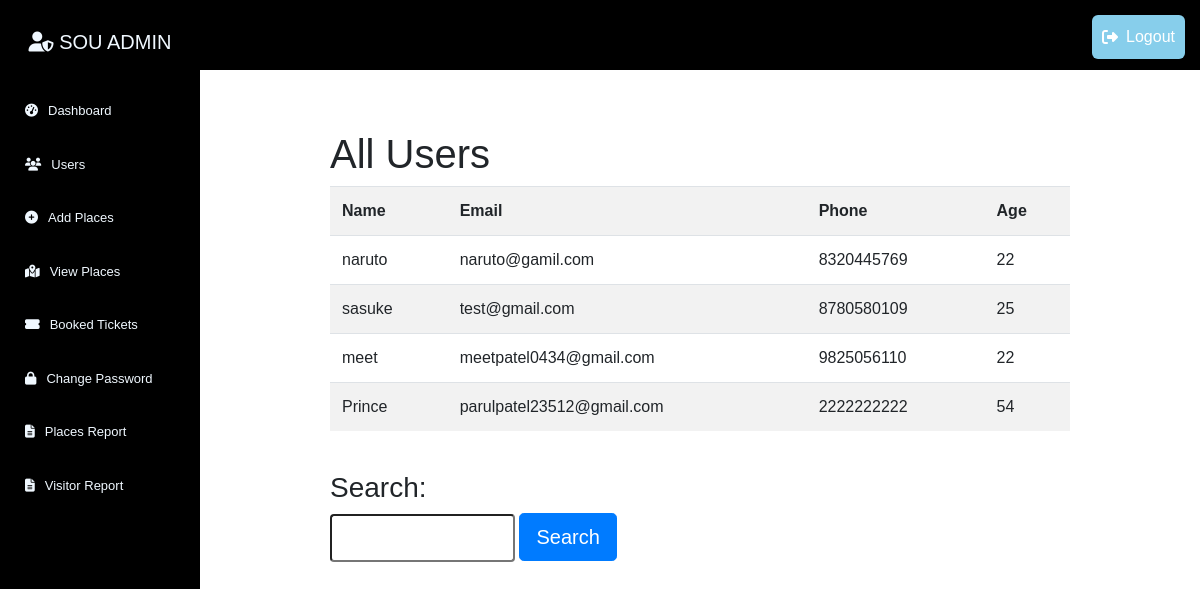
/users.php (signed in), run on the app's committed database.
### tables this page shows
CREATE TABLE IF NOT EXISTS `user` (
  `id` int NOT NULL AUTO_INCREMENT,
  `name` varchar(50) NOT NULL,
  `email` varchar(50) NOT NULL,
  `phone` varchar(10) NOT NULL,
  `age` int NOT NULL,
  `password` varchar(50) NOT NULL,
  PRIMARY KEY (`id`)
);

### users.php (the view, shortened to what this page needs)
<?php
    $con = mysqli_connect("localhost","root","","website");
    if(isset($_GET['search'])){
        $search = $_GET['isearch'];
        $sql = "SELECT * FROM `user` WHERE concat(name,email,phone,age) LIKE '%$search%'";
        $result = mysqli_query($con,$sql);
    }
    else{
        $sql = "SELECT * FROM `user`";
        $result = mysqli_query($con,$sql);
    }
?>
<!DOCTYPE html>
<html lang="en">
<head>
    <link rel="stylesheet" href="admin-style.css">
    <link rel="stylesheet" href="bootstrap.min.css">
    <link rel="stylesheet" href="https://cdnjs.cloudflare.com/ajax/libs/font-awesome/6.4.0/css/all.min.css">
</head>
<body>
    <div class="wrapper">
        <div class="sidebar">
            <h2><i class="fas fa-user-shield"></i> SOU Admin</h2>
            <ul>
                <li>
                    <a href="index.php"><i class="fas fa-tachometer-alt"></i>Dashboard</a>
                </li>
                <li>
                    <a href="users.php"><i class="fas fa-users"></i>Users</a>
                </li>
                <li>
                    <a href="add_place.php"><i class="fas fa-plus-circle"></i>Add Places</a>
                </li>
                <li>
                    <a href="view_place.php"><i class="fas fa-map-marked-alt"></i>View Places</a>
                </li>
                <li>
                    <a href="ticket_booked.php"><i class="fas fa-ticket-alt"></i>Booked Tickets</a>
                </li>
                <li>
                    <a href="admin_changepass.php">
                    <i class="fas fa-lock icon"></i>Change Password
                    </a>
                </li>
                <li>
                    <a href="place_report.php">
                    <i class="fa fa-file-alt"></i> Places Report
                    </a>
                </li>
                <li>
                    <a href="visit_report.php">
                    <i class="fa fa-file-alt"></i> Visitor Report
                    </a>
                </li>
            </ul>
        </div>
        <div class="header">
            <div class="admin_header">
                <a href="adminlogout.php"><i class="fas fa-sign-out-alt"></i>Logout</a>
            </div>
            <div class="info">
                <h1>All Users</h1>
                <table class="table table-striped table-hover">
                    <tr>
                        <th>Name</th>
                        <th>Email</th>
                        <th>Phone</th>
                        <th>Age</th>
                    </tr>
                    <?php
                        while($row=mysqli_fetch_assoc($result)){
                    ?>
                    <tr>
                        <td><?php echo $row['name'] ?></td>
                        <td><?php echo $row['email'] ?></td>
                        <td><?php echo $row['phone'] ?></td>
                        <td><?php echo $row['age'] ?></td>
                    </tr>
                    <?php
                        }
                    ?>
                </table><br>
                <div>
                    <h3>Search:</h3>
                    <form action="" method="GET" class="f">
                        <input type="text" name="isearch" required>
                        <button type="submit" class="btn btn-primary btn-lg" id="b" name="search">Search</button>
                    </form>
                </div>
            </div>
        </div>
    </div>
</body>
</html>

### admin-style.css (style rules this page uses)
* { margin: 0; padding: 0; text-decoration: none; list-style: none; box-sizing: border-box; font-family: sans-serif; }
.wrapper { display: flex; position: relative; }
.wrapper .sidebar { background: black; width: 200px; height: 100%; position: fixed; padding: 30px 0px; }
.wrapper .sidebar h2 { color: aliceblue; margin-bottom: 30px; font-size: 20px; text-transform: uppercase; text-align: center; }
.wrapper .sidebar ul li { padding: 5px; }
.wrapper .sidebar ul li a { font-size: 13px; color: aliceblue; }
.header { margin-left: 200px; width: 100%; }
.header .admin_header { background: black; padding: 15px; width: 100%; height: 70px; }
.header .admin_header a { float: right; background-color: skyblue; padding: 10px; border-radius: 6px; text-decoration: none; }
.info { margin: 120px; padding: 10px; margin-top: 5%; }
input[type='text'], input[type='time'], input[type='tel'], input[type='email'], input[type='password'], input[type='number'] { width: 40%; padding: 8px; resize: vertical; box-sizing: border-box; border-radius: 4px; }

### users.php (style rules this page uses)
input[type='text'] { width: 25%; padding: 10px; }
#b { margin-bottom: 4px; }
.f { margin-top: 1%; }
.sidebar ul li a { display: flex; align-items: center; gap: 10px; padding: 12px 20px; transition: background 0.3s ease; }
.admin_header a { display: inline-flex; align-items: center; gap: 8px; padding: 8px 20px; background: #e74c3c; color: white; border-radius: 5px; transition: background 0.3s ease; }

### data on the page
user: name "naruto", email "naruto@gamil.com", phone "8320445769", age "22"
user: name "sasuke", email "test@gmail.com", phone "8780580109", age "25"
user: name "meet", email "meetpatel0434@gmail.com", phone "9825056110", age "22"
user: name "Prince", email "parulpatel23512@gmail.com", phone "2222222222", age "54"
